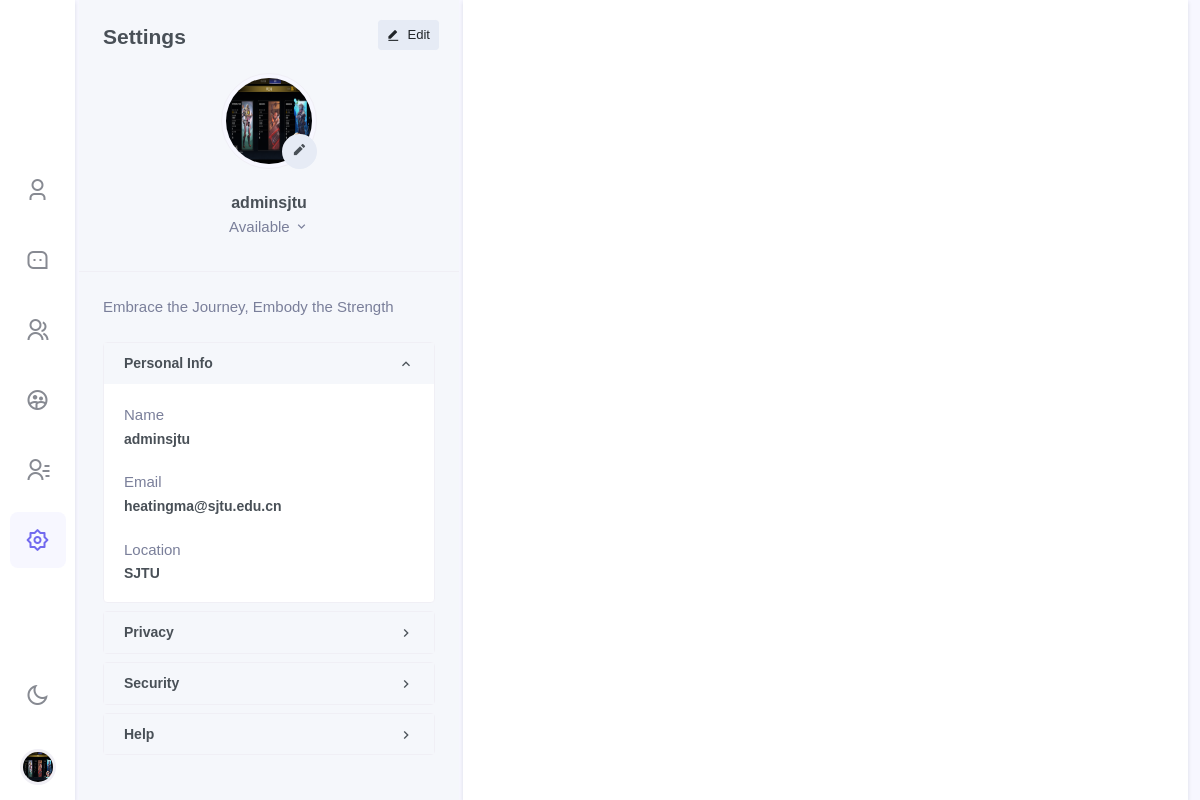
The app's page /chat/settings/ (signed in), older data.
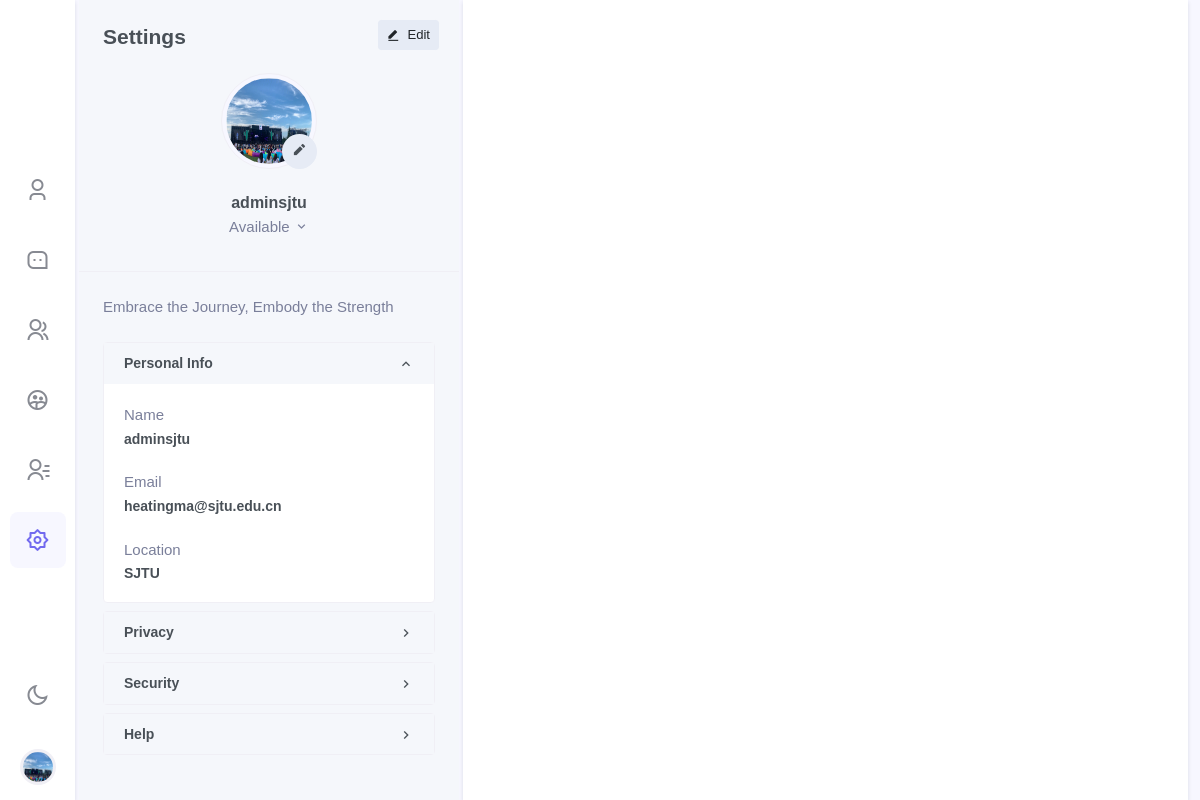
The same page, newer data.
### chat/models.py (models this page shows, shortened)
class Profile(models.Model):
    about_me = models.TextField(default='There is no Personal Signature here yet. You can add it through settings')
    image = models.ImageField(upload_to='profile_image', null=True, blank=True)
    user = models.OneToOneField(User, on_delete=models.CASCADE)
    location = models.CharField(max_length=50, default="Unkown")
    @property
    def image_url(self):
        if self.image == "":
            return "/media/static_default/{}.png".format(self.user_initial)
        else:
            return self.image.url

### users/models.py (models this page shows)
class User(AbstractUser):
    email = models.EmailField('email address', primary_key=True, unique=True)
    USERNAME_FIELD = 'email'
    REQUIRED_FIELDS = ["username"]

### chat/views.py (the view, shortened to what this page needs)
# urls.py: path('settings/', views.settings, name='settings'),
@login_required
def settings(request: HttpRequest, dark=False):
    if request.GET:
        dark = request.GET['dark']
        dark = False if dark == 'False' else True
    if request.method == "GET":
        username = request.user.username
        user = get_object_or_404(User, username=username)
        profile = get_object_or_404(Profile, user=user)
        profile_form = EditProfileForm(request.user.username)
    return render(
        request=request,
        template_name='chat/settings.html',
        context={
            'profile': profile,
            'profile_form': profile_form,
            'dark': dark,
            'light': not dark,
        }
    )

### templates/chat/settings.html (shortened to what this page needs)
{% extends 'chat/base.html' %}
{% block side_menu %}
    {% include "chat/side_menus/side_menu_settings.html" %}
{% endblock %}
{% block leftsidebar %}
    {% include "chat/leftsidebar/leftsidebar_settings.html" %}
{% endblock %}
{% block chat_conversation %}
    {% include "chat/body/body_settings.html" %}
{% endblock %}

### templates/chat/side_menus/side_menu_settings.html (shortened to what this page needs)
{% load static %}
<div class="side-menu flex-lg-column mr-lg-1">
<div class="sidebar_logo">
    <a href="" class="logo logo-dark">
    </a>
</div>
<div class="flex-lg-column my-auto">
    <ul class="nav nav-pills side-menu-nav justify-content-center" role="tablist">
        <li class="nav-item" data-toggle="tooltip" data-trigger="hover" data-placement="top" title="Profile">
            <a href="{% url 'chat:my' %}?{{'dark'}}={{dark}}" class="nav-link" id="pills-user-tab" role="tab">
            <i class="ri-user-3-line"></i>
        </a></li>
        <li class="nav-item" data-toggle="tooltip" data-trigger="hover" data-placement="top" title="Chats">
            <a href="{% url 'chat:chat'%}?{{'dark'}}={{dark}}" class="nav-link" id="pills-chat-tab" role="tab">
            <i class="ri-message-3-line"></i>
        </a></li>
        <li class="nav-item" data-toggle="tooltip" data-trigger="hover" data-placement="top" title="Groups">
            <a href="{% url 'chat:groups'%}?{{'dark'}}={{dark}}" class="nav-link" id="pills-groups-tab" role="tab">
            <i class="ri-group-line"></i>
        </a></li>
        <li class="nav-item" data-toggle="tooltip" data-trigger="hover" data-placement="top" title="Chatroom">
            <a href="{% url 'chat:chatroom'%}?{{'dark'}}={{dark}}" class="nav-link" id="pills-chatroom-tab" role="tab">
            <i class="ri-group-2-line"></i>
        </a></li>
        <li class="nav-item" data-toggle="tooltip" data-trigger="hover" data-placement="top" title="Contacts">
            <a href="{% url 'chat:contracts'%}?{{'dark'}}={{dark}}" class="nav-link" id="pills-contacts-tab" role="tab">
            <i class="ri-contacts-line"></i>
        </a></li>
        <li class="nav-item" data-toggle="tooltip" data-trigger="hover" data-placement="top" title="Settings">
            <a href="{% url 'chat:settings'%}?{{'dark'}}={{dark}}" class="nav-link active" id="pills-setting-tab"  role="tab">
            <i class="ri-settings-2-line"></i>
        </a></li>
    </ul>
</div>
<div class="flex-lg-column d-none d-lg-block">
    <ul class="nav side-menu-nav justify-content-center">
        <li class="nav-item">
            <a class="nav-link" id="light-dark" href="{% url 'chat:settings'%}?{{'dark'}}={{light}}" data-toggle="tooltip" data-trigger="hover" data-placement="right" title="Dark / Light Mode">
                <i class="ri-sun-line theme-mode-icon"></i>
            </a>
        </li>
        <li class="nav-item btn-group dropup profile-user-dropdown">
            <a class="nav-link dropdown-toggle normal_container" href="#" role="button" data-toggle="dropdown" aria-haspopup="true" aria-expanded="false">
                <img src="{{ profile.image_url }}"  alt="" class="profile-user rounded-circle">
            </a>
        </li>
    </ul>
</div>
</div>

### templates/chat/leftsidebar/leftsidebar_settings.html (shortened to what the changed rows need)
<div>
    <div class="text-center border-bottom p-4">
        <div class="mb-4 profile-user">
            <img src="{{ profile.image_url }}" class="rounded-circle avatar-lg img-thumbnail" alt="">
            <button type="button" class="btn bg-light avatar-xs p-0 rounded-circle profile-photo-edit" data-toggle="modal" data-target="#edit-exampleModal">
                <i class="ri-pencil-fill"></i>
            </button>
        </div>
        <h5 class="font-size-16 mb-1 text-truncate">{{ profile.user.username }}</h5>
        <div class="dropdown d-inline-block mb-1">
            <a class="text-muted dropdown-toggle pb-1 d-block" href="#" role="button" data-toggle="dropdown" aria-haspopup="true" aria-expanded="false">
            </a>
        </div>
    </div>
    <div class="p-4 user-profile-desc" data-simplebar="">
        <div class="text-muted">
            <p class="mb-4">{{ profile.about_me }}</p>
        </div>
        <div id="profile-setting-accordion" class="custom-accordion">
            <div class="card shadow-none border mb-2">
                <div id="profile-setting-personalinfocollapse" class="collapse show" aria-labelledby="profile-setting-personalinfoheading" data-parent="#profile-setting-accordion">
                    <div class="card-body">
                        <div><p class="text-muted mb-1">Name</p><h5 class="font-size-14">{{ profile.user.username }}</h5></div>
                        <div class="mt-4"><p class="text-muted mb-1">Email</p><h5 class="font-size-14">{{ profile.user.email }}</h5></div>
                        <div class="mt-4"><p class="text-muted mb-1">Location</p><h5 class="font-size-14 mb-0">{{ profile.location }}</h5></div>
                    </div>
                </div>
            </div>
        </div>
    </div>
</div>

Row changes from the older to the newer data that the page shows:
changed Profile "Embrace the Journey, Embody the Strength": image_url: a different picture
